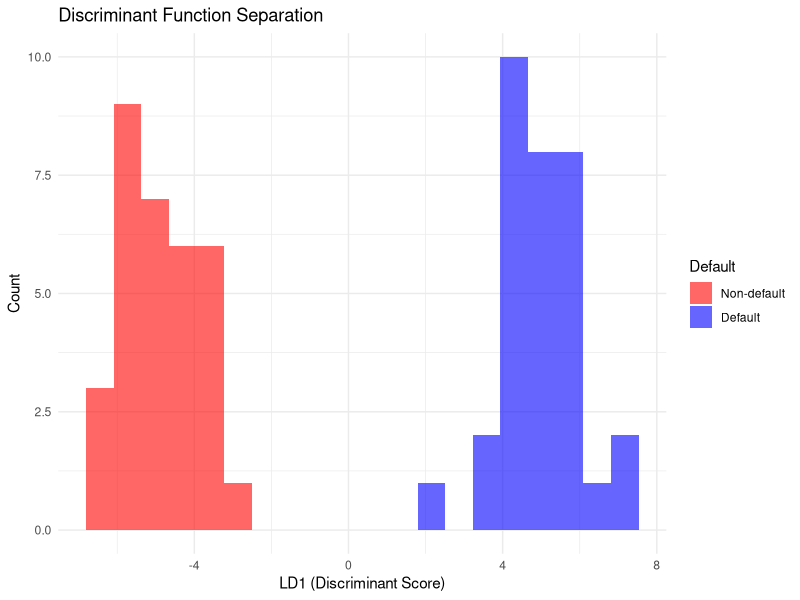

Write R code to recreate this figure.
# Load libraries
library(readxl)   # to read Excel files
library(MASS)     # for lda()
library(ggplot2)  # for plotting

# 1. Import the Excel file
df <- read_excel("default-analysis-data.xlsx")

# 2. Prepare the data
# Assume dependent variable is named "Default" (0 = no default, 1 = default)
df$Default <- as.factor(df$Default)

# 3. Fit the LDA model
lda_model <- lda(Default ~ ., data = df)

# Print model summary
print(lda_model)

# 4. Predictions
pred <- predict(lda_model)

# Confusion matrix
cm <- table(Predicted = pred$class, Actual = df$Default)
print(cm)

# 5. Model fit metrics
accuracy <- sum(diag(cm)) / sum(cm)
misclassification_rate <- 1 - accuracy
cat("Accuracy:", accuracy, "\n")
cat("Misclassification Rate:", misclassification_rate, "\n")

# 6. Chi-square test (significance of classification ability)
print(chisq.test(cm))

# 7. Cross-validation (robustness check)
lda_cv <- lda(Default ~ ., data = df, CV = TRUE)
cv_cm <- table(Predicted = lda_cv$class, Actual = df$Default)
print(cv_cm)

# 8. Plot Discriminant Scores
scores <- pred$x   # LD scores
df$LD1 <- scores[,1]

ggplot(df, aes(x = LD1, fill = Default)) +
  geom_histogram(alpha = 0.6, position = "identity", bins = 20) +
  labs(title = "Discriminant Function Separation",
       x = "LD1 (Discriminant Score)",
       y = "Count") +
  scale_fill_manual(values = c("red", "blue"),
                    labels = c("Non-default", "Default")) +
  theme_minimal()